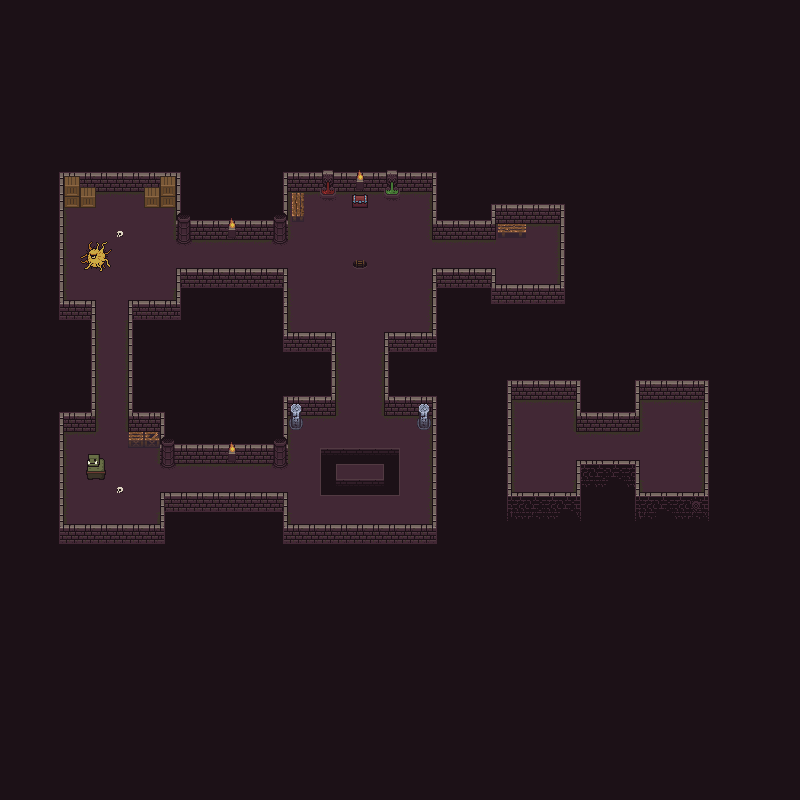

A 2D game scene composited from a Tiled map and its tileset images. What follows is a short description and the map's XML, with each tile layer's data collapsed to a summary:
An orthogonal 50x50 tile map with 16x16 px tiles, 6 tile layers (background, bg2, floor, walls, ...), 3 tilesets and 37 objects (4x Enemy, Player).

<map version="1.4" tiledversion="1.4.3" orientation="orthogonal" renderorder="right-down" width="50" height="50" tilewidth="16" tileheight="16" infinite="0" nextlayerid="16" nextobjectid="140">
 <tileset firstgid="1" source="../tilesets/map_tileset.tsx" />
 <tileset firstgid="257" source="../tilesets/objects_tileset.tsx" />
 <tileset firstgid="513" source="../tilesets/lostdung_tileset.tsx" />
 <layer id="1" name="background" width="50" height="50">
  <properties>
   <property name="tileset_id" type="int" value="0" />
  </properties>
  <data>[2500 cells, 2500 non-empty, 1 distinct tile ids]</data>
 </layer>
 <layer id="2" name="bg2" width="50" height="50">
  <properties>
   <property name="tileset_id" type="int" value="0" />
  </properties>
  <data>[2500 cells, 44 non-empty, 18 distinct tile ids]</data>
 </layer>
 <layer id="3" name="floor" width="50" height="50">
  <properties>
   <property name="tileset_id" type="int" value="0" />
  </properties>
  <data>[2500 cells, 410 non-empty, 12 distinct tile ids]</data>
 </layer>
 <layer id="4" name="walls" width="50" height="50">
  <properties>
   <property name="tileset_id" type="int" value="0" />
  </properties>
  <data>[2500 cells, 336 non-empty, 20 distinct tile ids]</data>
 </layer>
 <layer id="14" name="objs" width="50" height="50">
  <properties>
   <property name="tileset_id" type="int" value="1" />
  </properties>
  <data>[2500 cells, 43 non-empty, 24 distinct tile ids]</data>
 </layer>
 <layer id="15" name="objs_lost" width="50" height="50">
  <properties>
   <property name="tileset_id" type="int" value="2" />
  </properties>
  <data>[2500 cells, 10 non-empty, 8 distinct tile ids]</data>
 </layer>
 <objectgroup id="12" name="solids">
  <object id="88" x="320" y="448" width="16" height="48" />
  <object id="89" x="336" y="448" width="48" height="16" />
  <object id="90" x="384" y="448" width="16" height="48" />
  <object id="91" x="336" y="480" width="48" height="16" />
  <object id="100" x="64" y="176" width="112" height="16" />
  <object id="101" x="176" y="192" width="112" height="48" />
  <object id="102" x="288" y="176" width="144" height="16" />
  <object id="105" x="432" y="192" width="64" height="48" />
  <object id="106" x="496" y="208" width="64" height="16" />
  <object id="108" x="48" y="192" width="16" height="128" />
  <object id="109" x="64" y="299.667" width="32" height="132.333" />
  <object id="110" x="48" y="432" width="16" height="112" />
  <object id="111" x="64" y="523.5" width="96" height="36.5" />
  <object id="112" x="160" y="491.75" width="128" height="52.25" />
  <object id="113" x="288" y="523.667" width="144" height="36.3333" />
  <object id="114" x="432" y="416" width="16" height="128" />
  <object id="115" x="384" y="332" width="48" height="84" />
  <object id="116" x="432" y="267.333" width="64" height="84.6667" />
  <object id="117" x="496" y="283.667" width="64" height="36.3333" />
  <object id="118" x="560" y="224" width="16" height="80" />
  <object id="120" x="160" y="416" width="128" height="48" />
  <object id="125" x="128" y="299.75" width="32" height="132.25" />
  <object id="126" x="160" y="299.75" width="128" height="116.25" />
  <object id="127" x="176.068" y="267.75" width="112" height="32" />
  <object id="128" x="288" y="331.5" width="48" height="84.5" />
  <object id="129" x="64" y="192" width="32" height="16" />
  <object id="130" x="144" y="192" width="32" height="16" />
  <object id="131" x="288" y="192" width="16" height="32" />
  <object id="132" x="496" y="224" width="32" height="16" />
  <object id="133" x="288" y="416" width="16" height="16" />
  <object id="134" x="416" y="416" width="16" height="16" />
  <object id="135" x="128" y="432" width="32" height="16" />
 </objectgroup>
 <objectgroup id="13" name="spawns">
  <object id="82" type="Player" x="359.333" y="426.667">
   <point />
  </object>
  <object id="136" type="Enemy" x="320" y="309">
   <point />
  </object>
  <object id="137" type="Enemy" x="403" y="307">
   <point />
  </object>
  <object id="138" type="Enemy" x="149.5" y="271">
   <point />
  </object>
  <object id="139" type="Enemy" x="137.5" y="472.5">
   <point />
  </object>
 </objectgroup>
</map>
